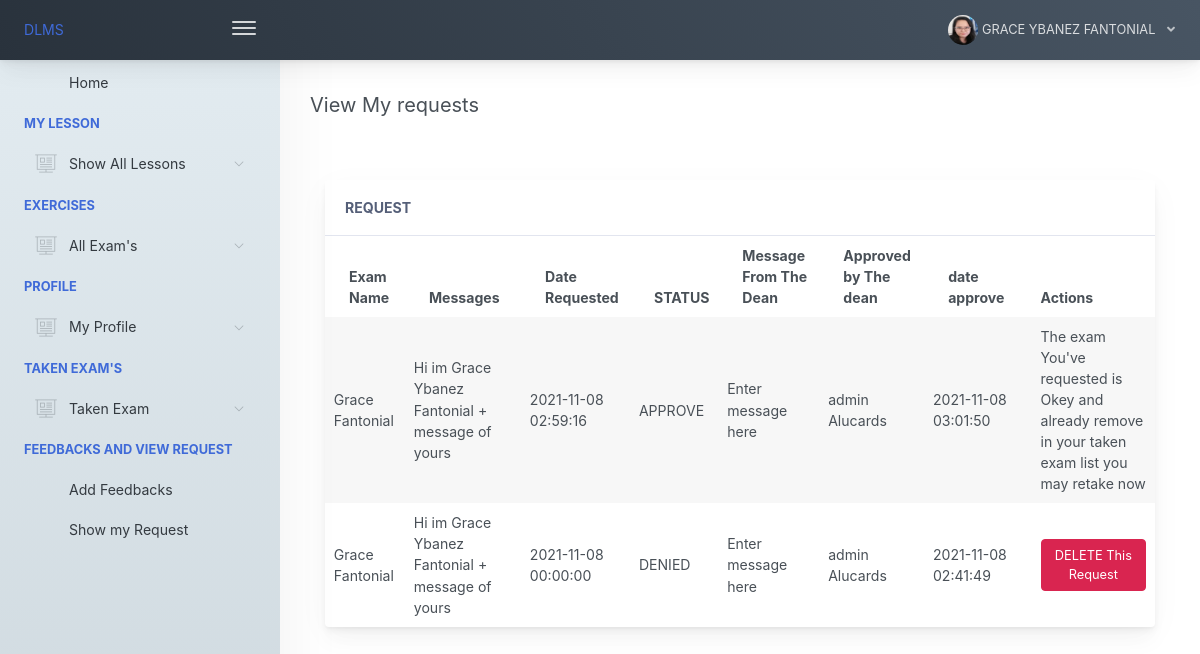
/home.php?page=view-request (signed in), run on the app's committed database.
### tables this page shows
CREATE TABLE `student` (
  `stu_id` int(11) NOT NULL,
  `stu_fullname` varchar(1000) NOT NULL,
  `stu_photo` varchar(50) NOT NULL,
  `stu_course` varchar(1000) NOT NULL,
  `stu_gender` varchar(1000) NOT NULL,
  `stu_birthdate` varchar(1000) NOT NULL,
  `stu_age` int(3) NOT NULL,
  `stu_comadd` varchar(1000) NOT NULL,
  `stu_muni` varchar(1000) NOT NULL,
  `stu_year_level` varchar(1000) NOT NULL,
  `stu_email` varchar(1000) NOT NULL,
  `stu_password` varchar(1000) NOT NULL,
  `stu_parent` varchar(100) NOT NULL,
  `parent_phone` int(50) NOT NULL,
  `parent_email` varchar(250) NOT NULL,
  `parent_address` varchar(250) NOT NULL,
  `stu_elem` varchar(100) NOT NULL,
  `stu_jhs` varchar(100) NOT NULL,
  `stu_shs` varchar(100) NOT NULL,
  `stu_stat` varchar(1000) NOT NULL,
  `date_added` datetime NOT NULL,
  `date_approved` datetime NOT NULL
);

CREATE TABLE `request` (
  `req_id` int(10) NOT NULL,
  `ex_id` int(10) NOT NULL,
  `examat_id` int(10) NOT NULL,
  `exam_name` varchar(1000) NOT NULL,
  `stu_id` int(10) NOT NULL,
  `student_fullname` varchar(1000) NOT NULL,
  `course_name` varchar(50) NOT NULL,
  `year_level` varchar(50) NOT NULL,
  `messagerequest` varchar(1000) NOT NULL,
  `rstat` varchar(100) NOT NULL,
  `date_requested` datetime NOT NULL,
  `date_approved` datetime NOT NULL,
  `remarks` varchar(1000) NOT NULL,
  `approve_name` varchar(100) NOT NULL
);

### query/selectData.php (called while the page is built, shortened)
<?php
$exmneId = $_SESSION['studentsession']['stu_id'];
$selExmneeData = $conn->query("SELECT * FROM student WHERE stu_id='$exmneId' ")->fetch(PDO::FETCH_ASSOC);
$viewRequestData = $conn->query("SELECT * FROM request WHERE stu_id='$exmneId'ORDER BY date_requested DESC ");
 ?>

### pages/viewRequest.php (the view, shortened to what this page needs)
<link rel="stylesheet" type="text/css" href="css/mycss.css">
<div class="app-main__outer">
        <div class="app-main__inner">
            <div class="app-page-title">
                <div class="page-title-wrapper">
                    <div class="page-title-heading">
                        <div>View My requests</div>
                    </div>
                </div>
            </div>
            <div class="col-md-12">
                <div class="main-card mb-3 card">
                    <div class="card-header">Request
                    </div>
                    <div class="table-responsive">
                        <table class="align-middle mb-0 table table-borderless table-striped table-hover" id="tableList">
                            <thead>
                            <tr>
                                <th class="text-left pl-4">Exam Name</th>
                                <th class="text-left pl-4">Messages</th>
                                <th class="text-left pl-4">Date Requested</th>
                                <th class="text-left pl-4">STATUS</th>
                                <th class="text-left pl-4">Message From The Dean</th>
                                <th class="text-left pl-4">Approved by The dean </th>
                                <th class="text-left pl-4">date approve </th>
                                <th class="text-left pl-4">Actions</th>
                            </tr>
                            </thead>
                            <tbody>
                              <?php
                                if($viewRequestData->rowCount() > 0)
                                {
                                    while ($viewRequestDatalist = $viewRequestData->fetch(PDO::FETCH_ASSOC)) {
                                       ?>
                                        <tr class="pl-4">
                                              <td>  <?php echo $viewRequestDatalist ['exam_name']; ?></td>
                                              <td>  <?php echo $viewRequestDatalist['messagerequest']; ?></td>
                                              <td>  <?php echo $viewRequestDatalist['date_requested']; ?></td>
                                              <td> <?php echo $viewRequestDatalist['rstat']; ?></td>
                                              <td>  <?php echo $viewRequestDatalist['remarks']; ?></td>
                                              <td>  <?php echo $viewRequestDatalist['approve_name']; ?></td>
                                              <td>  <?php echo $viewRequestDatalist['date_approved']; ?></td>
                                            <td class="pl-4">
                                                <?php if($viewRequestDatalist['rstat']=="APPROVE"){
                                                echo"  The exam You've requested is Okey and already remove in your taken exam list you may retake now";
                                                }else if($viewRequestDatalist['rstat']=="DENIED"){
                                                    echo"<a class='btn btn-danger' href='query/deleteRequest.php?id=$viewRequestDatalist[req_id]'> DELETE This Request</a>";
                                                }
                                                else{
                                                  echo "no action needed";
                                                }
                                                ?>
                                            </td>
                                        </tr>
                                    <?php }
                                }
                               ?>
                            </tbody>
                        </table>
                    </div>
                </div>
            </div>
</div>

### includes/header.php (shortened to what this page needs)
<?php
  include("conn.php");
  include("query/selectData.php");
 ?>
<!doctype html>
<html lang="en">
<head>
    <link rel="stylesheet" href="./main.css">
    <link href="css/mycss.css" rel="stylesheet">
    <link href="css/sweetalert.css" rel="stylesheet">
    <link href="css/facebox.css" rel="stylesheet">
    <link href="https://cdnjs.cloudflare.com/ajax/libs/toastr.js/2.0.1/css/toastr.css" rel="stylesheet"/>
</head>
<body id="body">
    <div class="app-container app-theme-blue body-tabs-shadow  fixed-sidebar fixed-header">
        <div class="app-header header-shadow bg-vicious-stance header-text-light">
            <div class="app-header__logo">
                <a href="home.php"><div class="logo-src">DLMS</div></a>
                <div class="header__pane ml-auto">
                    <div>
                        <button type="button" class="hamburger close-sidebar-btn hamburger--elastic" data-class="closed-sidebar">
                            <span class="hamburger-box">
                                <span class="hamburger-inner"></span>
                            </span>
                        </button>
                    </div>
                </div>
            </div>
                <div class="app-header__content">
                <div class="app-header-right">
                    <div class="header-btn-lg pr-0">
                        <div class="widget-content p-0">
                            <div class="widget-content-wrapper">
                                <div class="widget-content-left">
                                    <div class="btn-group">
                                        <a data-toggle="dropdown" aria-haspopup="true" aria-expanded="false" class="p-0 btn">
                                        <?php
                                        $photo = $selExmneeData['stu_photo'];
                                        if(empty($photo)){
                                           $photo = "icon-avatar-default.png";
                                        }
                                        else{
                                            $photo = $selExmneeData['stu_photo'];
                                        }
                                        ?>
                                        <img src="assets/uploads/avatar/<?=$photo?>"alt="Avatar" class="avatar">
                                            <?php
                                                echo strtoupper($selExmneeData['stu_fullname']);
                                             ?>
                                            <i class="fa fa-angle-down ml-2 opacity-8"></i>
                                        </a>
                                    </div>
                                </div>
                            </div>
                        </div>
                    </div>        </div>
            </div>
        </div>

### css/mycss.css (style rules this page uses)
.avatar { vertical-align: middle; width: 30px; height: 30px; border-radius: 50%; }

### data on the page
student: stu_photo (picture), stu_fullname "GRACE YBANEZ FANTONIAL"
request: exam_name "Grace Fantonial", messagerequest "Hi im Grace Ybanez Fantonial + message of yours", date_requested "2021-11-08 02:59:16", rstat "APPROVE", remarks "Enter message here", approve_name "admin Alucards", date_approved "2021-11-08 03:01:50", shows "The exam You've requested is Okey and already remove in your taken exam list you may retake now"
request: exam_name "Grace Fantonial", messagerequest "Hi im Grace Ybanez Fantonial + message of yours", date_requested "2021-11-08 00:00:00", rstat "DENIED", remarks "Enter message here", approve_name "admin Alucards", date_approved "2021-11-08 02:41:49"
